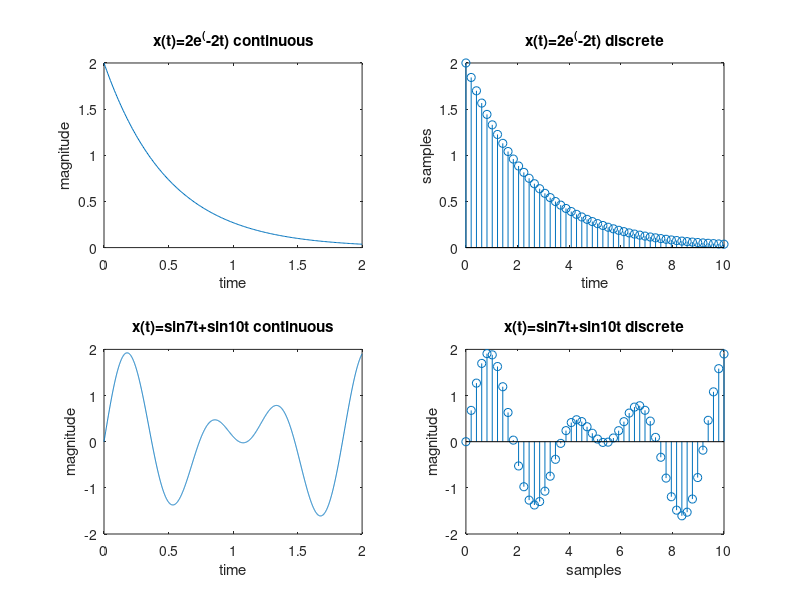

This figure's MATLAB source:
clc;clear all;close all;
%continuous x(t)=sin7t+sin10t continuous
t=0:0.001:2;
x1=sin(7*t);
x2=sin(10*t);
x=x1+x2;
subplot(2,2,3);
plot(t,x);
xlabel('time');
ylabel('magnitude');
title('x(t)=sin7t+sin10t continuous');


%discrete x(t)=sin7t+sin10t continuous
n=linspace(0,10,50)';
x1=sin(2*pi*(1.114/5)*n);
x2=sin(2*pi*(1.591/5)*n);
x=x1+x2;
subplot(2,2,4);
stem(n,x);
xlabel('samples');
ylabel('magnitude');
title('x(t)=sin7t+sin10t discrete');

t=0:0.01:2;
y=(-2*t);
x=2*exp(y);
figure(1)
subplot(2,2,1);
plot(t,x);
xlabel('time');
ylabel('magnitude');
title('x(t)=2e^(-2t) continuous');

n=linspace(0,10,50);
y=(-2*0.2*n);
x=2*exp(y);
figure(1)
subplot(2,2,2);
stem(n,x);
xlabel('time');
ylabel('samples');
title('x(t)=2e^(-2t) discrete');
